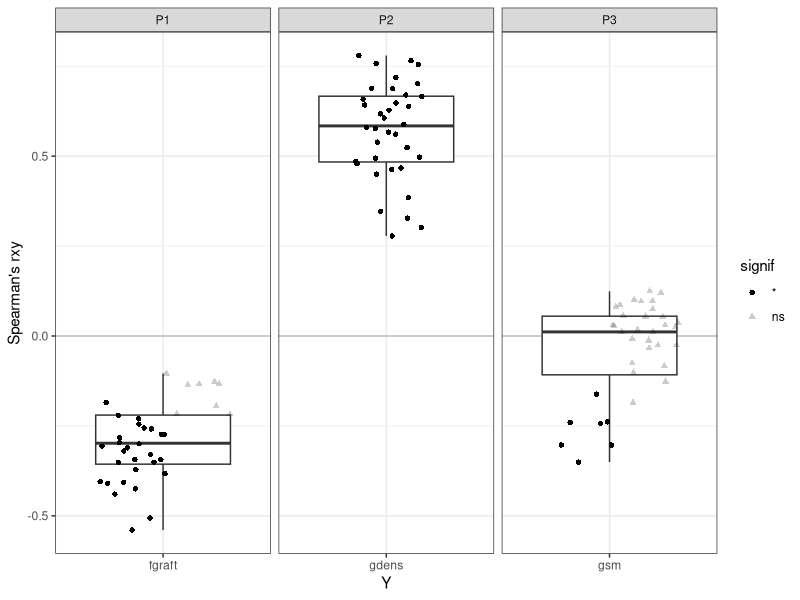
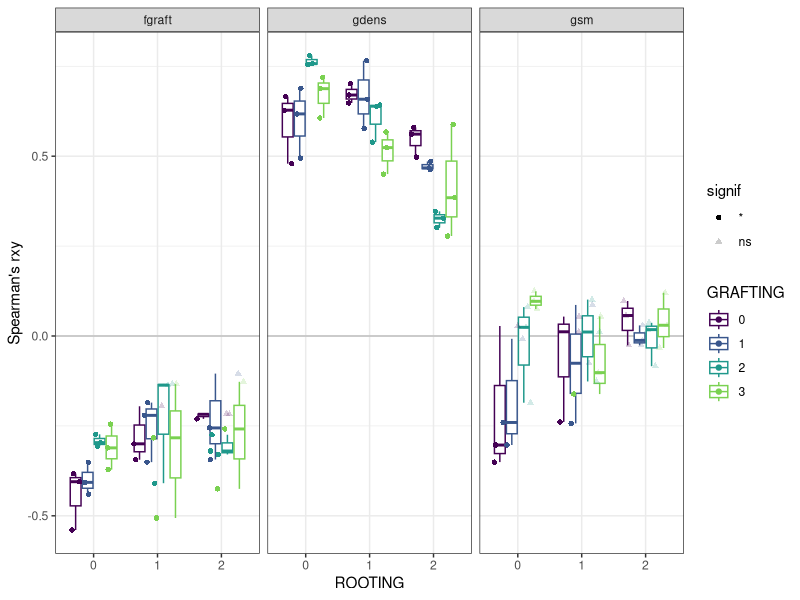
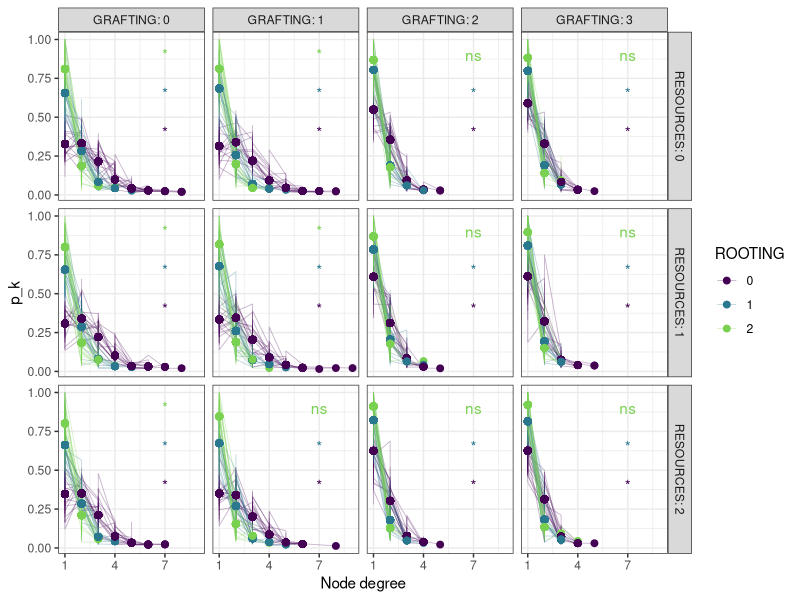
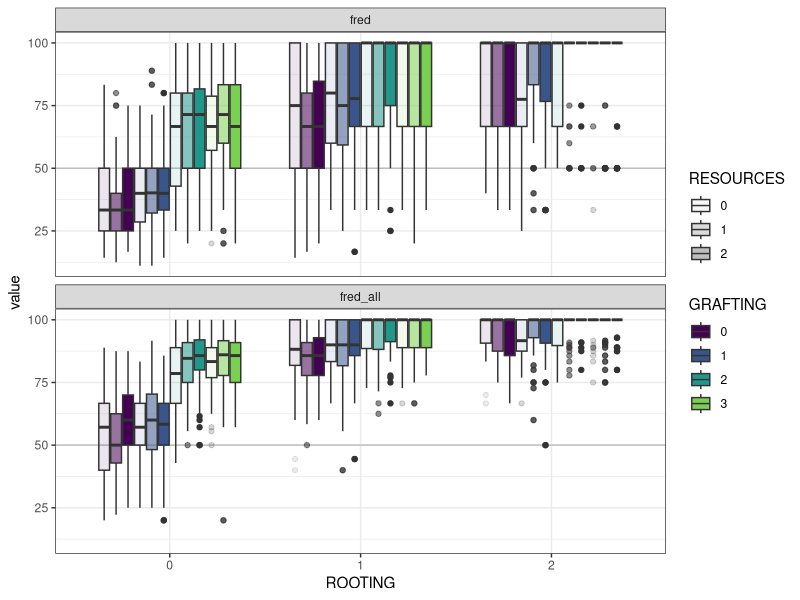
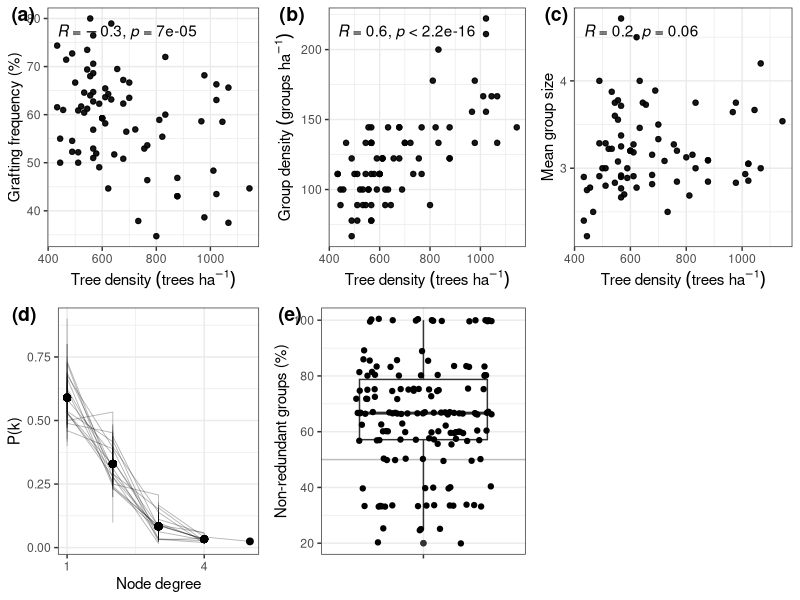

R code for these plots, in order:
## ---- chunk 1
library(tidyverse)
library(data.table)
library(kableExtra)

library(ggpubr)

ggplot <- function(...){
  ggplot2::ggplot(...) + 
        scale_color_viridis_d(end = 0.8) +
        scale_fill_viridis_d(end = 0.8)
}
    
theme_set(theme_bw())
## ---- chunk 2
envs = c(0:2)
spes = c(0:2)
grafts = c(0:3)
## ---- chunk 3
out_str = c("tdens", "dbh_mean", "age_mean", "root_mean")
out_net = c("fgraft", "gdens", "gsm", "gsx", "fred")
out_gro = c("gs", "dist_mean", "nlinks")
## ---- chunk 4
stands = fread(file = "../data/stands_50.txt") %>%
    data.frame(.) %>%
    mutate_at(vars(ROOTING, RESOURCES, GRAFTING), as.factor) %>%
    rename(
        "gsm" = "gs_mean",
        "gsx" = "gs_max",
        "fred" = "p_non_red_no2",
        "fred_all" = "p_non_red"
    )

groups = fread(file = "../data/groups_50.txt") %>%
    data.frame(.) %>%
    select(-gIDpy) %>% distinct(.) %>%
    rename("gs" = "groupSize",
           "nlinks" = "noLinks") 
## ---- chunk 5
p1p3_spearman = stands %>%
    gather(., key, value, fgraft, gdens, gsm) %>%
    group_by(GRAFTING, ROOTING, RESOURCES, key) %>%
    reframe(rxy = cor.test(value, tdens)$estimate,
            p.value = cor.test(value, tdens)$p.value) %>%
    mutate(signif = ifelse(p.value < 0.05, "*", "ns"),
           pattern = factor(key,
                            labels = c("P1", "P2", "P3"))) 
## ---- chunk 6
p1p3_spearman %>%
    ggplot(., aes(x = key, y = rxy)) +
    geom_hline(yintercept = 0, col = "grey") +
    geom_boxplot() +
    geom_point(aes(alpha = signif, shape = signif),
               position = position_jitterdodge()) +
    scale_alpha_manual(values = c(1, 0.2)) +
    facet_wrap( ~ pattern, scales = "free_x") +
    labs(x = "Y",
         y = "Spearman's rxy")
## ---- chunk 7
p1p3_spearman %>%
    ggplot(., aes(x = ROOTING, 
                  col = GRAFTING,
                  # alpha = GRAFTING,
                  y = rxy)) +
    geom_hline(yintercept = 0, col = "grey") +
    geom_boxplot() +
    geom_point(aes(alpha = signif, shape = signif),
               position = position_jitterdodge()) +
    scale_alpha_manual(values = c(1, 0.2)) +
    facet_wrap( ~ pattern, scales = "free_x") +
    labs(#x = "Y",
         y = "Spearman's rxy") +
    facet_wrap(~key)
## ---- chunk 8
p1p3_spearman %>% 
    mutate(c = ifelse(signif == "*", 1, 0),
           pos = ifelse(rxy > 0, 1, 0)) %>% #View()
    group_by(key) %>% 
    reframe(p_sign = sum(c)/n()*100,
            p_pos = sum(pos)/n()*100,
            rxy_m = mean(rxy),
            rxy_sd = sd(rxy)) %>% 
    mutate_if(is.numeric, round, 1) %>% #View()
   kbl(caption = "Summary of Spearman correlations across scenarios. 'p_sign' indicates the % of significant scenarios and 'p_pos' indicates the % of positive correlations.") %>%
   kable_styling(full_width = F)
## ---- chunk 9
nd_distribution = fread(file = "../data/nd_distribution.txt") %>%
    data.frame(.) %>%
    mutate(ROOTING = factor(SPE),
           GRAFTING = factor(GRAFT),
           RESOURCES = factor(ENV)) %>% 
   filter(RESOURCES %in% envs)  %>% 
   filter(GRAFTING %in% grafts)  %>% 
   filter(ROOTING %in% spes) 

nd_power_law = fread(file = "../data/nd_power_law.txt") %>%
    data.frame(.) %>%
    mutate(ROOTING = factor(SPE),
           RESOURCES = factor(ENV),
           GRAFTING = factor(GRAFT)) %>%
    filter(RESOURCES %in% envs) %>%
    filter(GRAFTING %in% grafts) %>%
    filter(ROOTING %in% spes) %>%
    mutate(signif = ifelse(KS.p < 0.05, "*", "ns"),
           lab.y = as.numeric(ROOTING)/4+0.15)
## ---- chunk 10
nd_distribution %>% 
   group_by(ROOTING, GRAFTING, RESOURCES, k) %>% 
   mutate(p_k_m = mean(p_k)) %>% 
   ggplot(., aes(x = k, y = p_k, col = ROOTING)) +
   geom_line(size = 0.3, alpha = 0.3,
             aes(group = setup)) +
   geom_point(aes(y = p_k_m), size = 2) +
    geom_text(nd_power_law,
              mapping = aes(x = 7, y = lab.y,
                            label = signif, col = ROOTING),
              show.legend = FALSE) +
   scale_x_continuous(breaks=seq(1, max(nd_distribution$k)+1, 3)) +
   facet_grid(RESOURCES~GRAFTING, labeller = label_both) +
   labs(x = "Node degree")
## ---- chunk 11
nd_power_law %>% 
    group_by(signif) %>% 
    reframe(p = round(n()/nrow(nd_power_law)*100, 1),
            gsm = mean(gsm),
            gsx = mean(gsx))
## ---- chunk 12
stands %>% 
    filter(fred != 0) %>% 
    gather(., key, value, fred_all, fred) %>% 
    ggplot(., aes(x = ROOTING, fill = GRAFTING, alpha = RESOURCES, y = value)) +
    geom_hline(yintercept = 50, col = "grey") +
    geom_boxplot() +
    guides(alpha = guide_legend(override.aes = aes(fill = "grey"))) +
    facet_wrap(~key, ncol = 1)
## ---- chunk 13
stands %>% 
    group_by(setup) %>% 
    reframe(fred = mean(fred)) %>% 
    mutate(no_scen = n()) %>% 
    filter(fred != 0) %>% 
    mutate(no_scen_m2 = n()) %>% 
    filter(fred > 50) %>% 
    reframe(no_scen, no_scen_m2, no_scen_nf = n()) %>% distinct(.) %>% 
    mutate(p_tot = no_scen_nf/no_scen*100,
           p_nr_g3 = no_scen_nf/no_scen_m2*100,
           p_g3 = (no_scen-no_scen_m2)/no_scen*100)
## ---- chunk 14
RO = 0 # large
RE = 0 # fixed
GR = 3 # costs&exchange
## ---- chunk 15
sss = stands %>%
    filter(ROOTING == RO & RESOURCES == RE & GRAFTING == GR) %>% distinct()

nd_d = nd_distribution %>%
    filter(ROOTING == RO & RESOURCES == RE & GRAFTING == GR)

nd_pl = nd_power_law %>%
    filter(ROOTING == RO & RESOURCES == RE & GRAFTING == GR)
## ---- chunk 16
labs = list("tdens"=expression(paste(Tree~density~(trees~ha^-1))),
            "gdens"=expression(paste(Group~density~(groups~ha^-1))),
            "fgraft"="Grafting frequency (%)",
            "gsm"="Mean group size",
            "fred"="Non-redundant groups (%)")
## ---- chunk 17
fig_p1 = sss %>% 
    ggplot(., aes(x = tdens, y = fgraft)) +
    geom_point(alpha = 0.7) +
    stat_cor(method = "spearman", digits = 1) +
    labs(x = labs["tdens"][[1]],
         y = labs["fgraft"][[1]])

fig_p2 = sss %>% 
    ggplot(., aes(x = tdens, y = gdens)) +
    geom_point(alpha = 0.7) +
    stat_cor(method = "spearman", digits = 1) +
    labs(x = labs["tdens"][[1]],
         y = labs["gdens"][[1]])

fig_p3 = sss %>% 
    ggplot(., aes(x = tdens, y = gsm)) +
    geom_point(alpha = 0.7) +
    stat_cor(method = "spearman", digits = 1) +
    labs(x = labs["tdens"][[1]],
         y = labs["gsm"][[1]])

fig_p4 = nd_d %>%
    group_by(ROOTING, k) %>%
    mutate(p_k_m = mean(p_k)) %>%
    ggplot(., aes(x = k, y = p_k)) +
    geom_line(size = 0.3, alpha = 0.3,
              aes(group = setup)) +
    geom_point(aes(y = p_k_m), size = 2) +
    scale_x_continuous(breaks = seq(1, max(nd_d$k) + 1, 3)) +
    labs(x = "Node degree",
         y = "P(k)")

fig_p5 = sss %>% 
    filter(fred != 0) %>%
    ggplot(., aes(x = "", y = fred)) +
    geom_hline(yintercept = 50, col = "grey") +
    geom_boxplot() +
    geom_jitter() +
    guides(alpha = guide_legend(override.aes = aes(fill = "grey"))) +
    labs(x = "",
         y = labs["fred"][[1]])


ggarrange(fig_p1, fig_p2, fig_p3, fig_p4, fig_p5,
          labels = c("(a)", "(b)", "(c)", "(d)", "(e)"))
